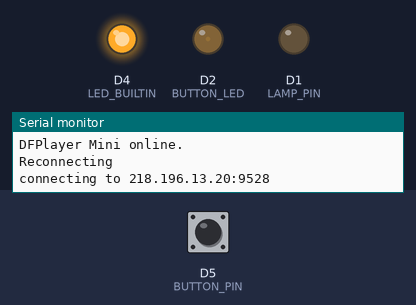
A program run on a simulated ESP8266 (NodeMCU). Shown: output pins drawn as LEDs (lit = HIGH, except the on-board LED, lit = LOW), the last lines printed to the serial monitor. The test bench sets the inputs (shaded band); at power-on: D5 (BUTTON_PIN) HIGH. WiFi joins after 1.5 s; servers stay silent unless stated; the audio player accepts every command and is not drawn.

Above: at 3.5 s.
3.6 s: D5 (BUTTON_PIN) pulled LOW for 0.15 s
At 3.8 s:
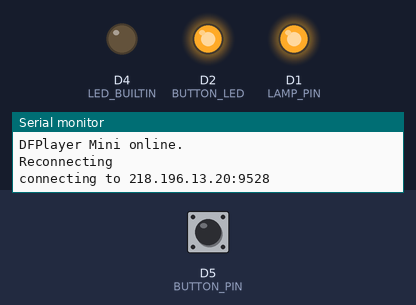
At 4.25 s:
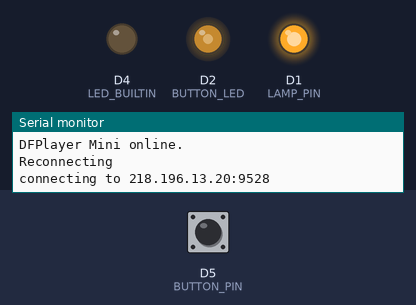
6.6 s: D5 (BUTTON_PIN) pulled LOW for 1 s
At 7.4 s:
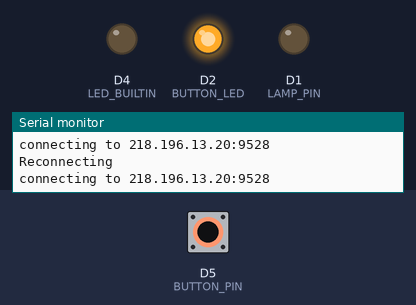
Timing chart, 0 to 16.6 s (numbered marks = the images above; inputs shaded):
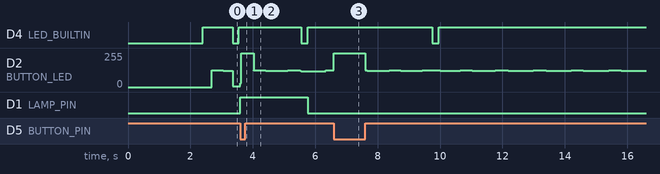

Measured:
- after the input at 3.6 s, D1 (LAMP_PIN): LOW → HIGH at once, → LOW 2.2 s later

The program:

main.cpp
```cpp
#include <Arduino.h>
#include <ESP8266WiFi.h>
#include <string>
#include <SoftwareSerial.h>
#include <DFRobotDFPlayerMini.h>

#define LAMP_PIN D1
#define BUTTON_PIN D5
#define BUTTON_LED D2

const char *ssid = "ASUS"; // key in your own SSID
const char *password = "acm2607."; // key in your own Wi-Fi access point password
const uint16_t id = 2508;
const char *host = "218.196.13.20";
const uint16_t port = 9528;

bool isLampOn = false;
bool lampStatus = false;
bool lastButton = false;
unsigned long lastTime = 0;
unsigned long lastSendStatus = 0;
int reconnectTime = 1;
WiFiClient client;
SoftwareSerial softwareSerial(D6, D7);
SoftwareSerial softwareSerial2(D3, D0);
DFRobotDFPlayerMini player;

void connectWiFi() {
    // We start by connecting to a Wi-Fi network
    Serial.println();
    Serial.print("Connecting to WiFi ");
    Serial.println(ssid);

    WiFi.begin(ssid, password);

    int i = 60;
    while (WiFi.status() != WL_CONNECTED and i) {
        delay(500);
        Serial.print(".");

        i--;
    }
    Serial.println("");
    Serial.println("WiFi connected");
    Serial.println("IP address: ");
    Serial.println(WiFi.localIP());
}

void connectServer() {
    Serial.print("connecting to ");
    Serial.print(host);
    Serial.print(':');
    Serial.println(port);

    if (!client.connect(host, port)) {
        Serial.println("connection failed");
//        delay(5000);
//        EspClass::reset();
    }
}

void setLedStatus() {
    static double i = 0.0;
    if (isLampOn) {
        digitalWrite(BUTTON_LED, HIGH);
    } else {
        int val = (int) (abs(sin(i)) * 127);
        analogWrite(BUTTON_LED, val);
        i += 0.001;
        if (i >= 2 * PI) {
            i = 0.0;
        }
    }
}

void setLampStatus() {
    if (isLampOn == lampStatus) return;
    unsigned long nowTime = millis();
//    digitalWrite(LAMP_PIN, isLampOn);

    if (nowTime - lastTime > 2000) {    // 离上次开关后要大于2秒才能开关，保护电灯
        lampStatus = isLampOn;
        digitalWrite(LAMP_PIN, isLampOn);
        player.play(isLampOn ? 2 : 3);
        lastTime = nowTime;
    }
}

void getButtonStatus() {
    bool buttonStatus = digitalRead(BUTTON_PIN);
    if (buttonStatus != lastButton) {
        lastButton = buttonStatus;
        isLampOn = !buttonStatus;
    }
}

void sendStatus() {
    unsigned long nowTime = millis();

    if (nowTime - lastSendStatus > 2000 and client.availableForWrite()) {
        digitalWrite(LED_BUILTIN, LOW);

        byte buf[] = {0xFE, 0x06, 0x91, 0x90, (byte) (id >> 8), (byte) (id & 0xFF), '0', ',',
                      (byte) (isLampOn + '0'), ',', '0', '.', isLampOn ? (byte) '6' : (byte) '1',
                      0xFF};
        client.write(buf, sizeof(buf));
        client.flush();
        lastSendStatus = nowTime;
        digitalWrite(LED_BUILTIN, HIGH);
    }
}

void acceptCommand() {
    static uint8_t buf[20];
    static int i = 0;

    if (!client.available()) {
        return;
    }

    digitalWrite(LED_BUILTIN, LOW);

    Serial.println("receive command");
    uint16_t commandId;
    while (client.available()) {
        auto ch = (uint8_t) client.read();
        buf[i] = ch;
        i++;

        if (ch == 0xFE) {
            i = 1;
        }
        Serial.print((int) ch);
        Serial.print(',');

        if (ch == 255) {
            commandId = ((uint16_t) buf[4] << 8) | (uint16_t) buf[5];
            if (commandId == id) {
                int setStatus = buf[7];
                isLampOn = setStatus;
            }
            Serial.println();
            break;
        }
        if ((unsigned int) i > sizeof(buf)) {
            Serial.println();
            i = 0;
        }
    }

    digitalWrite(LED_BUILTIN, HIGH);
}

void voiceInit() {
    softwareSerial.begin(9600);
    softwareSerial.println("PasswordTrigger,0,$");
    delay(50);
}

void getVoiceCommand() {
    if (!softwareSerial.available()) {
        return;
    }
    int result = 0;
    while (softwareSerial.available()) {
        result = softwareSerial.read();
    }
    if (result == 1) {
        isLampOn = true;
        return;
    }
    if (result == 2) {
        isLampOn = false;
        return;
    }
}

void setup() {
// write your initialization code here
    pinMode(LED_BUILTIN, OUTPUT);
    pinMode(LAMP_PIN, OUTPUT);
    pinMode(BUTTON_LED, OUTPUT);
    pinMode(BUTTON_PIN, INPUT_PULLUP);
    pinMode(0, INPUT_PULLUP);
    digitalWrite(LED_BUILTIN, LOW);
    lastButton = !digitalRead(BUTTON_PIN);

    Serial.begin(115200);
    softwareSerial2.begin(9600);
    delay(100);
    voiceInit();

    Serial.println();
    Serial.println();
    Serial.print("Client ID: ");
    Serial.println(id);
    connectWiFi();

    connectServer();

    player.begin(softwareSerial2);
    Serial.println("DFPlayer Mini online.");
    player.volume(30);
    player.play(1);

    digitalWrite(LED_BUILTIN, HIGH);
}

void loop() {
// write your code here
    static int lastReconnected = 0;
    if (!client.connected() and ((millis() - lastReconnected) / 1000 >= reconnectTime)) {
        digitalWrite(LED_BUILTIN, LOW);
        Serial.println();
        Serial.println("Reconnecting");
        if (!WiFi.isConnected()) {
            WiFi.reconnect();
        }
        if (WiFi.status() == WL_CONNECTED) {
            connectServer();
        }
//        if (!client.connected()) {
//            EspClass::reset();
//        }
        lastReconnected = (int) millis();
        if (reconnectTime < 16) {
            reconnectTime *= 2;
        }
        digitalWrite(LED_BUILTIN, HIGH);
    }

    getVoiceCommand();
    acceptCommand();
    getButtonStatus();
    setLampStatus();
    setLedStatus();
    sendStatus();
}
```
